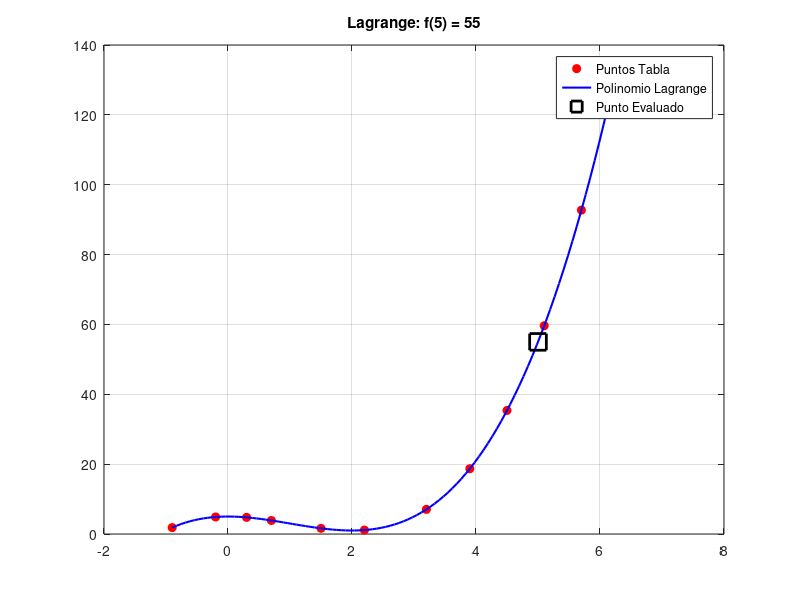

Source code (MATLAB):
clear; clc; close all;

x_data = [-0.9; -0.2; 0.3; 0.7; 1.5; 2.2; 3.2; 3.9; 4.5; 5.1; 5.7; 6.2];
y_data = [1.841; 4.872; 4.757; 3.873; 1.625; 1.128; 7.048; 18.689; 35.375; 59.621; 92.723; 128.008];

fprintf('--- MÉTODO DE LAGRANGE ---\n');
x_eval = input('¿En qué valor de x quieres evaluar? ');

n = length(x_data);
L_eval = 0;

for i = 1:n
    Li = 1;
    for j = 1:n
        if i ~= j
            Li = Li * (x_eval - x_data(j)) / (x_data(i) - x_data(j));
        end
    end
    L_eval = L_eval + y_data(i) * Li;
end

xp = linspace(min(x_data), max(x_data), 100);
yp = zeros(size(xp));
for k = 1:length(xp)
    val = 0;
    for i = 1:n
        Li_p = 1;
        for j = 1:n
            if i ~= j
                Li_p = Li_p * (xp(k) - x_data(j)) / (x_data(i) - x_data(j));
            end
        end
        val = val + y_data(i) * Li_p;
    end
    yp(k) = val;
end

figure('Name', 'Interpolación Lagrange', 'Color', 'w');
plot(x_data, y_data, 'ro', 'MarkerFaceColor', 'r'); hold on;
plot(xp, yp, 'b-', 'LineWidth', 1.5);
plot(x_eval, L_eval, 'ks', 'MarkerSize', 12, 'LineWidth', 2);
grid on;
title(['Lagrange: f(' num2str(x_eval) ') = ' num2str(L_eval)]);
legend('Puntos Tabla', 'Polinomio Lagrange', 'Punto Evaluado');
